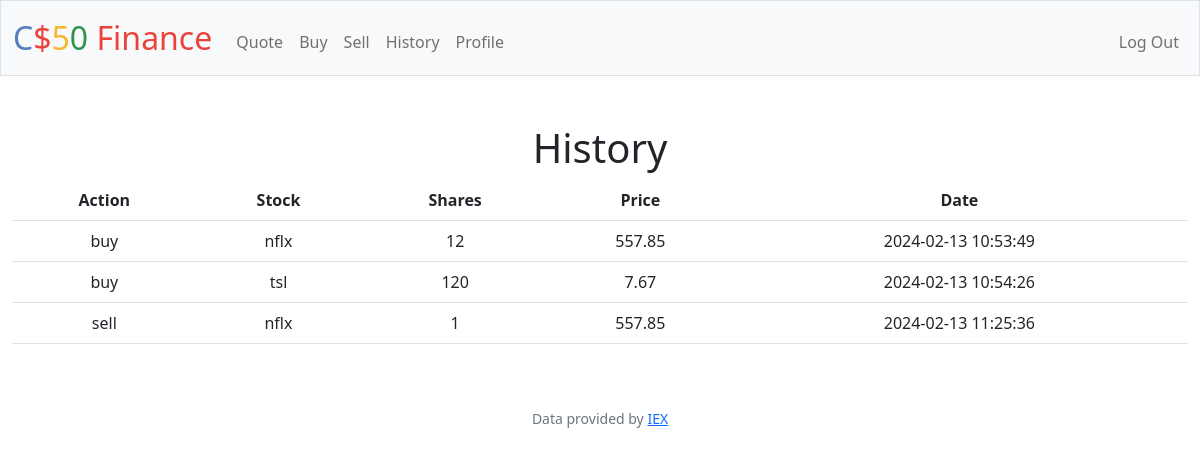
Screenshot of /history (signed in) with the database file from the repository.
### tables this page shows
CREATE TABLE history (id INTEGER PRIMARY KEY AUTOINCREMENT NOT NULL, uuid INTEGER NOT NULL, symbol VARCHAR(255) NOT NULL, shares INTEGER NOT NULL, price NUMBERIC NOT NULL, action VARCHAR(5) NOT NULL, dt DATETIME NOT NULL, FOREIGN KEY (uuid) REFERENCES users(id));

### app.py (the view)
@app.route("/history")
@login_required
def history():
    history = db.execute("SELECT * FROM history WHERE uuid = ?;", session["user_id"])
    return render_template("history.html", history=history)

### app.py (called while the page is built)
@app.after_request
def after_request(response):
    response.headers["Cache-Control"] = "no-cache, no-store, must-revalidate"
    response.headers["Expires"] = 0
    response.headers["Pragma"] = "no-cache"
    return response

### helpers.py (called while the page is built)
def login_required(f):
    @wraps(f)
    def decorated_function(*args, **kwargs):
        if session.get("user_id") is None:
            return redirect("/login")
        return f(*args, **kwargs)
    return decorated_function

### templates/history.html (shortened to what this page needs)
{% extends "layout.html" %}
{% block main %}
<h1>History</h1>
<table class="table">
    <tr>
        <th>Action</th>
        <th>Stock</th>
        <th>Shares</th>
        <th>Price</th>
        <th>Date</th>
    </tr>
    {% if history %}
    {% for entry in history %}
    <tr>
        <td>{{ entry["action"] }}</td>
        <td>{{ entry["symbol"] }}</td>
        <td>{{ entry["shares"] }}</td>
        <td>{{ entry["price"] }}</td>
        <td>{{ entry["dt"] }}</td>
    </tr>
    {% endfor %}
    {% endif %}
</table>
{% endblock %}

### rows the page displays
history: action "buy", symbol "nflx", shares "12", price "557.85", dt "2024-02-13 10:53:49"
history: action "buy", symbol "tsl", shares "120", price "7.67", dt "2024-02-13 10:54:26"
history: action "sell", symbol "nflx", shares "1", price "557.85", dt "2024-02-13 11:25:36"
